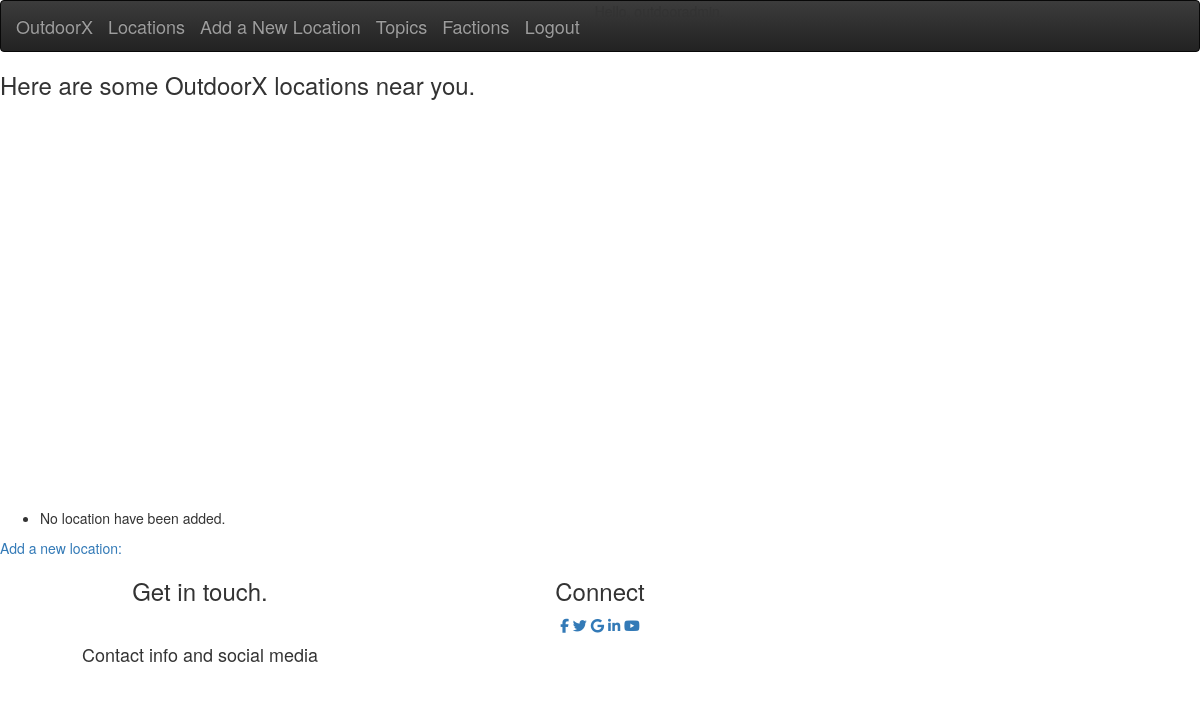
The app's page /locations (signed in), older data.
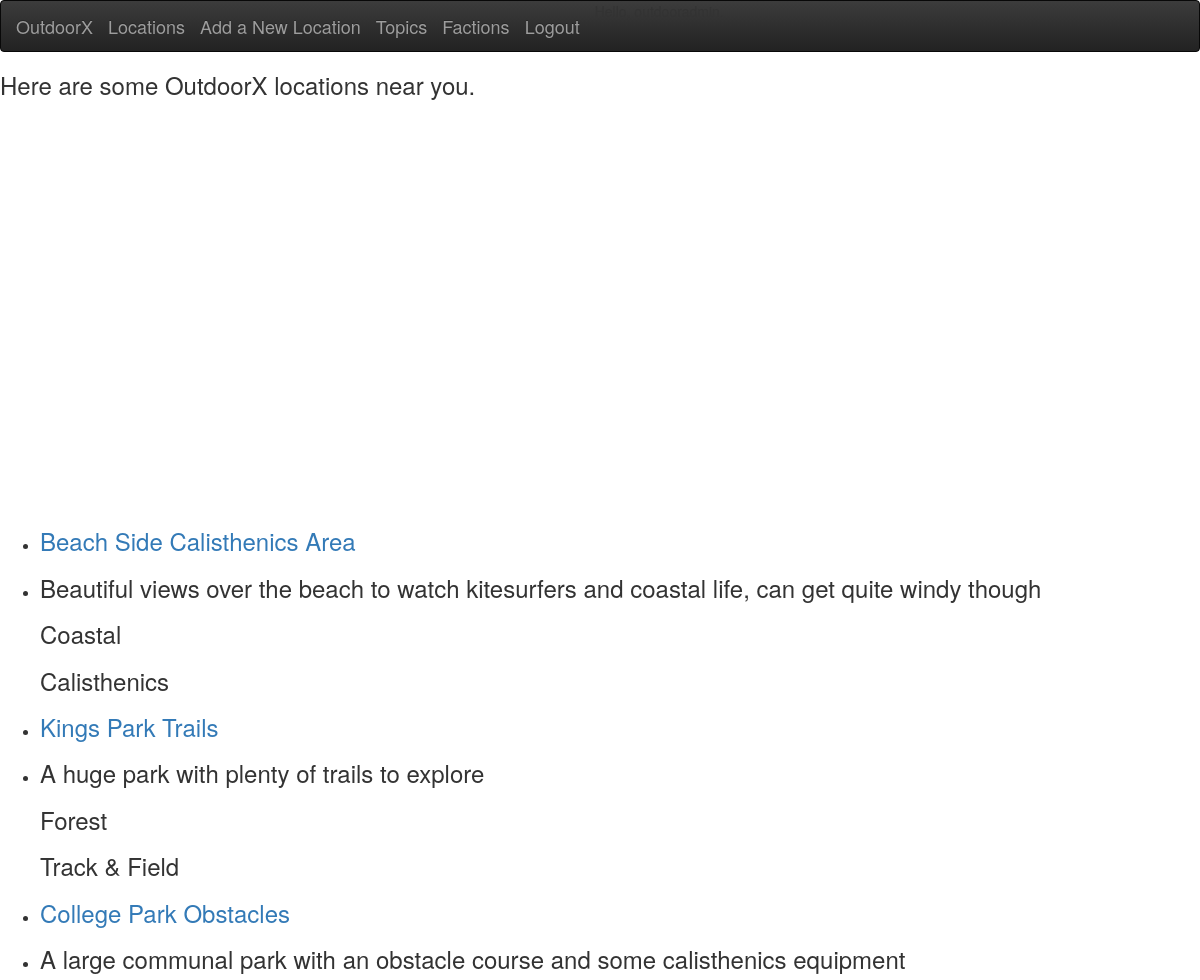
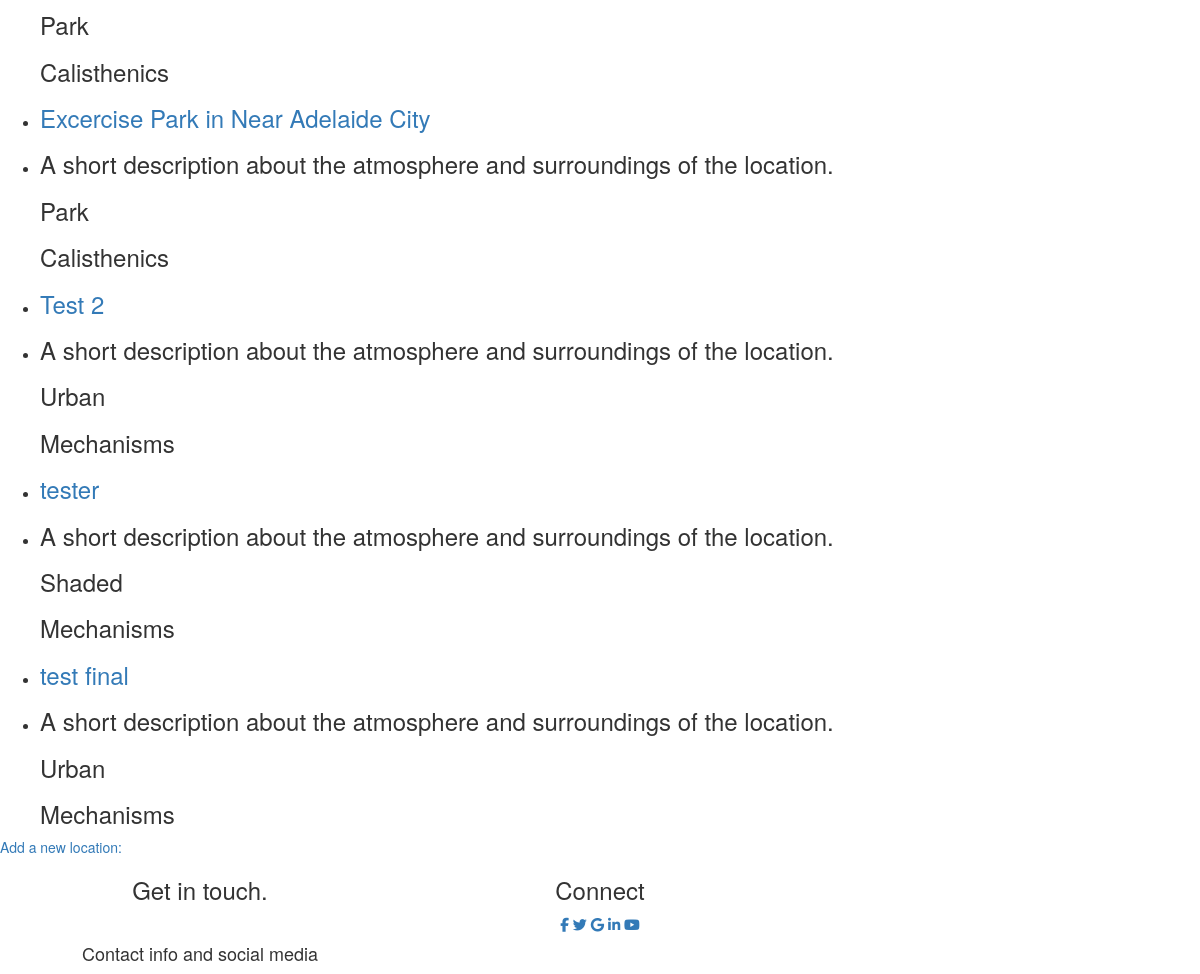
The same page, newer data (2 pictures, top to bottom).
### outdoorx/models.py (models this page shows, shortened)
class Location(models.Model):
	title = models.CharField(max_length=200)
	description = models.CharField(max_length=200, default='A short description about the atmosphere and surroundings of the location.')
	latitude = models.DecimalField(max_digits=55, decimal_places=50, null=True, blank=True)
	longitude = models.DecimalField(max_digits=55, decimal_places=50, null=True, blank=True)
	latlng = models.CharField(max_length=50, default='00.0000, 00.0000')
	date_added = models.DateTimeField(auto_now_add=True)
	equipment = models.CharField(max_length=200, default='Unfinished- needs different model')
	owner = models.ForeignKey(User,on_delete=models.CASCADE)
	image = models.ImageField(upload_to = 'pic_folder', default = 'pic_folder/None/no-img.jpg')
	CALISTHENICS = 'Calisthenics'
	FREEWEIGHTS = 'Free Weights'
	MECHANISMS = 'Mechanisms'
	TRACKANDFIELD = 'Track & Field'
	SPORTS = 'Popular for Sports'
	EXTREMESPORTS = 'Extreme Sports'
	SELFDEFENCE= 'Self Defence'
	LARPING = 'Larping'
	PRACTICALITY_CHOICES = [
	(CALISTHENICS,'Calisthenics'),
	(FREEWEIGHTS, 'Freeweights'),
	(MECHANISMS, 'Mechanisms'),
	(TRACKANDFIELD, 'Track & Field'),
	(SPORTS, 'Popular for Sports'),
	(EXTREMESPORTS, 'Extreme Sports'),
	(SELFDEFENCE, 'Self Defence'),
	(LARPING, 'Larping (Live Action Role Playing'),
	]
	type_of_excercise = models.CharField(
		max_length=30,
		choices=PRACTICALITY_CHOICES,
		default=CALISTHENICS
		)
	COASTAL = 'Coastal'
	RAISED = 'Raised'
	FOREST = 'Forest'
	PARK = 'Park'
	URBAN = 'Urban'
	INANDOUT = 'Indoor and Outdoor'
	SHADED = 'Shaded'
	TYPE_OF_LOCATION_CHOICES = [
	(COASTAL,'Coastal'),
	(RAISED, 'Raised'),
	(FOREST, 'Forest'),
	(PARK, 'Park'),
	(URBAN, 'Urban'),
	(INANDOUT, 'Indoor and Oudoor'),
	(SHADED, 'Shaded'),
	]
	type_of_location = models.CharField(
		max_length=30,
		choices=TYPE_OF_LOCATION_CHOICES,
		default=PARK
		)

### outdoorx/views.py (the view)
# urls.py: path('locations', locations, name='locations'),
def locations(request):
	locations = Location.objects.filter(owner=request.user).order_by('date_added')
	locations = Location.objects.order_by('date_added')
	coords = []
	context = {'locations' : locations, 'coords': coords}
	return render(request, 'master/locations.html', context)

### outdoorx/templates/master/locations.html (shortened to what this page needs)
{% extends 'master/base.html'%}
{% block content %}
<html>
  <head>
  </head>
  <body>
    <h3>Here are some OutdoorX locations near you.</h3>
    <div id="map"></div>
  <ul>
    {% for location in locations %}
      <li>
        <a href="{% url 'location' location.id %}"><h3>{{ location.title }}</h3></a>
      </li>
      <li>
        <h3>{{ location.description }}</h3>
        <h3>{{ location.type_of_location }}</h3>
        <h3>{{ location.type_of_excercise }}</h3>
      </li>
    {% empty %}
      <li>No location have been added.</li>
    {% endfor %}
  </ul>
  <a href="{% url 'new_location' %}">Add a new location:</a>
{% endblock content %}

### outdoorx/templates/master/base.html (shortened to what this page needs)
{% load static %}
<!DOCTYPE html>
<html lang="en">
	<head>
		<link rel="stylesheet" href="//maxcdn.bootstrapcdn.com/bootstrap/3.2.0/css/bootstrap.min.css">
		<link rel="stylesheet" href="//maxcdn.bootstrapcdn.com/bootstrap/3.2.0/css/bootstrap-theme.min.css">
    <link rel="stylesheet" href="{% static 'css/outdoorx.css' %}">
    <link rel="stylesheet" href="https://cdnjs.cloudflare.com/ajax/libs/font-awesome/4.7.0/css/font-awesome.min.css">
	</head>
  <body>
    <center>
      <nav class="navbar navbar-inverse">
        <div class="container-fluid">
          <ul class="nav navbar-nav">
            <li><a class="navbar-brand" href="{% url 'index' %}">OutdoorX</a></li>
            <li><a class="navbar-brand" href="{% url 'locations' %}">Locations</a></li>
            <li><a class="navbar-brand" href="{% url 'new_location' %}">Add a New Location</a></li>
            <li><a class="navbar-brand" href="{% url 'topics' %}">Topics</a></li>
            <li><a class="navbar-brand" href="{% url 'factions' %}">Factions</a></li>
            {% if user.is_authenticated %}
            <li><a class="navbar-brand" href="{% url 'users:logout' %}">Logout</a></li>
            {% else %}
            <li><a class="navbar-brand" href="{% url 'users:register' %}">Register</a></li>
             <li><a class="navbar-brand" href="{% url 'users:login' %}">Login</a></li>
             {% endif %}
          </ul>
        </div>
      </nav>
    </center>
  </body>
</html>
{% block content %}{% endblock content %}
<html>
  <body>
    <footer class="container-fluid text-center">
      <div class="row">
          <div class="col-sm-4">
            <h3>Get in touch.</h3>
            <br>
            <h4>Contact info and social media</h4>
      </div>
      <div class="col-sm-4">
          <h3>Connect</h3>
          <a href="#" class="fa fa-facebook"></a>
          <a href="#" class="fa fa-twitter"></a>
          <a href="#" class="fa fa-google"></a>
          <a href="#" class="fa fa-linkedin"></a>
          <a href="#" class="fa fa-youtube"></a>
      </div>
    </div>
</footer>
</body>
</html>

### outdoorx/templates/master/locations.html (style rules this page uses)
#map { height: 400px; width: 100%; }

Row changes from the older to the newer data that the page shows:
added Location: title "Beach Side Calisthenics Area", description "Beautiful views over the beach to watch kitesurfers and coastal life, can get quite windy though", type_of_location "Coastal", type_of_excercise "Calisthenics"
added Location: title "Kings Park Trails", description "A huge park with plenty of trails to explore", type_of_location "Forest", type_of_excercise "Track & Field"
added Location: title "College Park Obstacles", description "A large communal park with an obstacle course and some calisthenics equipment", type_of_location "Park", type_of_excercise "Calisthenics"
added Location: title "Excercise Park in Near Adelaide City", description "A short description about the atmosphere and surroundings of the location.", type_of_location "Park", type_of_excercise "Calisthenics"
added Location: title "Test 2", description "A short description about the atmosphere and surroundings of the location.", type_of_location "Urban", type_of_excercise "Mechanisms"
added Location: title "tester", description "A short description about the atmosphere and surroundings of the location.", type_of_location "Shaded", type_of_excercise "Mechanisms"
added Location: title "test final", description "A short description about the atmosphere and surroundings of the location.", type_of_location "Urban", type_of_excercise "Mechanisms"
Text that changed along with them:
text no longer shown: "No location have been added."
